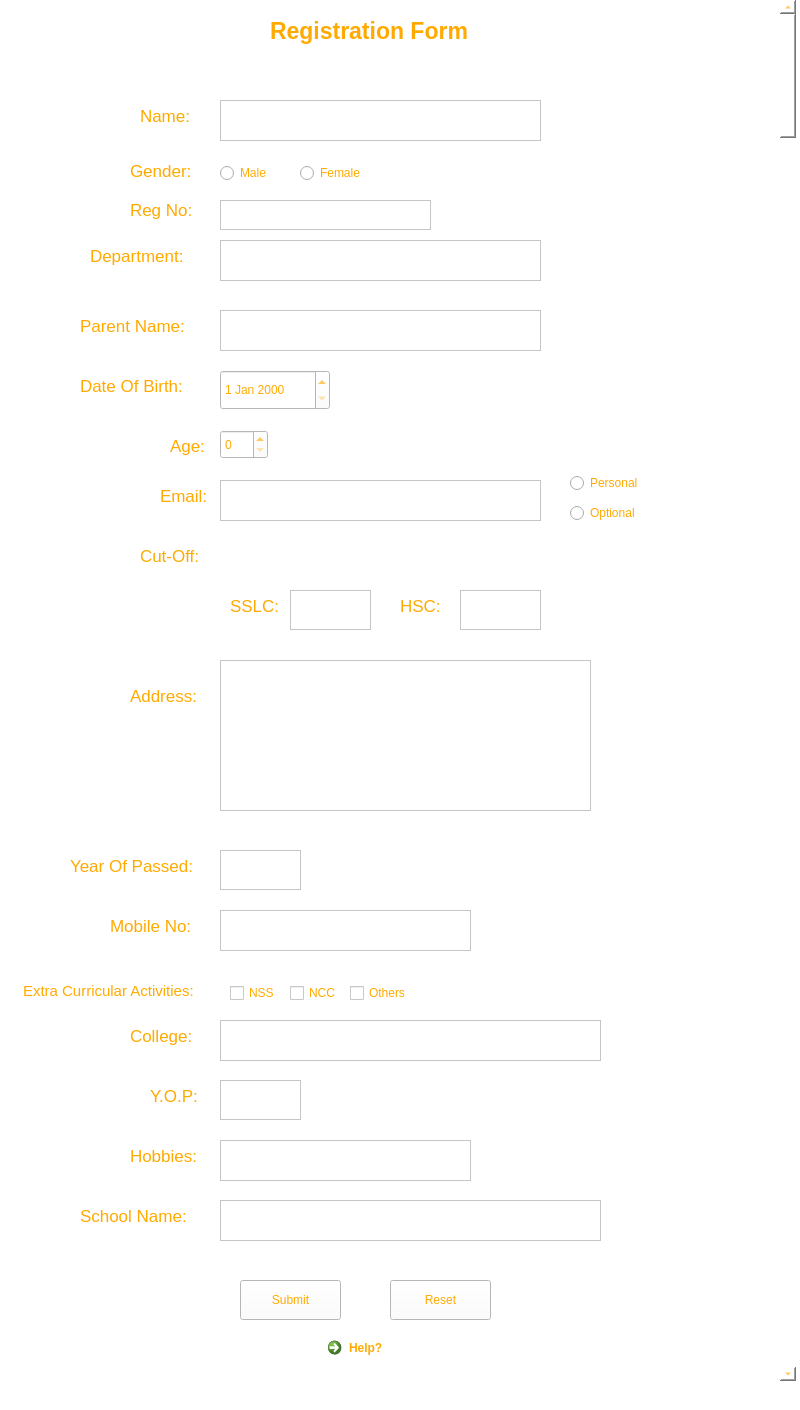
<?xml version="1.0" encoding="UTF-8"?>
<ui version="4.0">
 <class>MainWindow</class>
 <widget class="QMainWindow" name="MainWindow">
  <property name="geometry">
   <rect>
    <x>0</x>
    <y>0</y>
    <width>800</width>
    <height>1410</height>
   </rect>
  </property>
  <property name="windowTitle">
   <string>MainWindow</string>
  </property>
  <property name="styleSheet">
   <string notr="true">color: rgb(255, 170, 0);
background-color: rgb(255, 255, 255);

</string>
  </property>
  <widget class="QWidget" name="centralwidget">
   <widget class="QLabel" name="label">
    <property name="geometry">
     <rect>
      <x>270</x>
      <y>-10</y>
      <width>241</width>
      <height>81</height>
     </rect>
    </property>
    <property name="font">
     <font>
      <pointsize>17</pointsize>
      <bold>true</bold>
     </font>
    </property>
    <property name="text">
     <string>Registration Form</string>
    </property>
   </widget>
   <widget class="QLabel" name="label_2">
    <property name="geometry">
     <rect>
      <x>140</x>
      <y>90</y>
      <width>91</width>
      <height>51</height>
     </rect>
    </property>
    <property name="font">
     <font>
      <pointsize>13</pointsize>
     </font>
    </property>
    <property name="text">
     <string>Name:</string>
    </property>
   </widget>
   <widget class="QTextEdit" name="textEdit">
    <property name="geometry">
     <rect>
      <x>220</x>
      <y>100</y>
      <width>321</width>
      <height>41</height>
     </rect>
    </property>
   </widget>
   <widget class="QLabel" name="label_3">
    <property name="geometry">
     <rect>
      <x>130</x>
      <y>160</y>
      <width>91</width>
      <height>21</height>
     </rect>
    </property>
    <property name="font">
     <font>
      <pointsize>13</pointsize>
     </font>
    </property>
    <property name="text">
     <string>Gender:</string>
    </property>
   </widget>
   <widget class="QRadioButton" name="radioButton">
    <property name="geometry">
     <rect>
      <x>220</x>
      <y>160</y>
      <width>112</width>
      <height>26</height>
     </rect>
    </property>
    <property name="text">
     <string>Male</string>
    </property>
   </widget>
   <widget class="QRadioButton" name="radioButton_2">
    <property name="geometry">
     <rect>
      <x>300</x>
      <y>160</y>
      <width>111</width>
      <height>26</height>
     </rect>
    </property>
    <property name="text">
     <string>Female</string>
    </property>
   </widget>
   <widget class="QLabel" name="label_4">
    <property name="geometry">
     <rect>
      <x>90</x>
      <y>240</y>
      <width>121</width>
      <height>31</height>
     </rect>
    </property>
    <property name="font">
     <font>
      <pointsize>13</pointsize>
     </font>
    </property>
    <property name="text">
     <string>Department:</string>
    </property>
   </widget>
   <widget class="QTextEdit" name="textEdit_3">
    <property name="geometry">
     <rect>
      <x>220</x>
      <y>240</y>
      <width>321</width>
      <height>41</height>
     </rect>
    </property>
   </widget>
   <widget class="QLabel" name="label_5">
    <property name="geometry">
     <rect>
      <x>80</x>
      <y>310</y>
      <width>171</width>
      <height>31</height>
     </rect>
    </property>
    <property name="font">
     <font>
      <pointsize>13</pointsize>
     </font>
    </property>
    <property name="text">
     <string>Parent Name:</string>
    </property>
   </widget>
   <widget class="QTextEdit" name="textEdit_4">
    <property name="geometry">
     <rect>
      <x>220</x>
      <y>310</y>
      <width>321</width>
      <height>41</height>
     </rect>
    </property>
   </widget>
   <widget class="QLabel" name="label_6">
    <property name="geometry">
     <rect>
      <x>80</x>
      <y>370</y>
      <width>171</width>
      <height>31</height>
     </rect>
    </property>
    <property name="font">
     <font>
      <pointsize>13</pointsize>
     </font>
    </property>
    <property name="text">
     <string>Date Of Birth:</string>
    </property>
   </widget>
   <widget class="QDateEdit" name="dateEdit">
    <property name="geometry">
     <rect>
      <x>220</x>
      <y>370</y>
      <width>110</width>
      <height>40</height>
     </rect>
    </property>
   </widget>
   <widget class="QLabel" name="label_7">
    <property name="geometry">
     <rect>
      <x>170</x>
      <y>430</y>
      <width>171</width>
      <height>31</height>
     </rect>
    </property>
    <property name="font">
     <font>
      <pointsize>13</pointsize>
     </font>
    </property>
    <property name="text">
     <string>Age:</string>
    </property>
   </widget>
   <widget class="QSpinBox" name="spinBox">
    <property name="geometry">
     <rect>
      <x>220</x>
      <y>430</y>
      <width>48</width>
      <height>29</height>
     </rect>
    </property>
   </widget>
   <widget class="QLabel" name="label_8">
    <property name="geometry">
     <rect>
      <x>160</x>
      <y>480</y>
      <width>171</width>
      <height>31</height>
     </rect>
    </property>
    <property name="font">
     <font>
      <pointsize>13</pointsize>
     </font>
    </property>
    <property name="text">
     <string>Email:</string>
    </property>
   </widget>
   <widget class="QTextEdit" name="textEdit_5">
    <property name="geometry">
     <rect>
      <x>220</x>
      <y>480</y>
      <width>321</width>
      <height>41</height>
     </rect>
    </property>
   </widget>
   <widget class="QRadioButton" name="radioButton_3">
    <property name="geometry">
     <rect>
      <x>570</x>
      <y>470</y>
      <width>112</width>
      <height>26</height>
     </rect>
    </property>
    <property name="text">
     <string>Personal</string>
    </property>
   </widget>
   <widget class="QRadioButton" name="radioButton_4">
    <property name="geometry">
     <rect>
      <x>570</x>
      <y>500</y>
      <width>112</width>
      <height>26</height>
     </rect>
    </property>
    <property name="text">
     <string>Optional</string>
    </property>
   </widget>
   <widget class="QLabel" name="label_9">
    <property name="geometry">
     <rect>
      <x>140</x>
      <y>540</y>
      <width>171</width>
      <height>31</height>
     </rect>
    </property>
    <property name="font">
     <font>
      <pointsize>13</pointsize>
     </font>
    </property>
    <property name="text">
     <string>Cut-Off:</string>
    </property>
   </widget>
   <widget class="QLabel" name="label_10">
    <property name="geometry">
     <rect>
      <x>230</x>
      <y>590</y>
      <width>171</width>
      <height>31</height>
     </rect>
    </property>
    <property name="font">
     <font>
      <pointsize>13</pointsize>
     </font>
    </property>
    <property name="text">
     <string>SSLC:</string>
    </property>
   </widget>
   <widget class="QTextEdit" name="textEdit_6">
    <property name="geometry">
     <rect>
      <x>290</x>
      <y>590</y>
      <width>81</width>
      <height>40</height>
     </rect>
    </property>
   </widget>
   <widget class="QLabel" name="label_11">
    <property name="geometry">
     <rect>
      <x>400</x>
      <y>590</y>
      <width>171</width>
      <height>31</height>
     </rect>
    </property>
    <property name="font">
     <font>
      <pointsize>13</pointsize>
     </font>
    </property>
    <property name="text">
     <string>HSC:</string>
    </property>
   </widget>
   <widget class="QTextEdit" name="textEdit_7">
    <property name="geometry">
     <rect>
      <x>460</x>
      <y>590</y>
      <width>81</width>
      <height>40</height>
     </rect>
    </property>
   </widget>
   <widget class="QLabel" name="label_12">
    <property name="geometry">
     <rect>
      <x>130</x>
      <y>680</y>
      <width>171</width>
      <height>31</height>
     </rect>
    </property>
    <property name="font">
     <font>
      <pointsize>13</pointsize>
     </font>
    </property>
    <property name="text">
     <string>Address:</string>
    </property>
   </widget>
   <widget class="QPlainTextEdit" name="plainTextEdit">
    <property name="geometry">
     <rect>
      <x>220</x>
      <y>660</y>
      <width>371</width>
      <height>151</height>
     </rect>
    </property>
   </widget>
   <widget class="QLabel" name="label_13">
    <property name="geometry">
     <rect>
      <x>70</x>
      <y>850</y>
      <width>171</width>
      <height>31</height>
     </rect>
    </property>
    <property name="font">
     <font>
      <pointsize>13</pointsize>
     </font>
    </property>
    <property name="text">
     <string>Year Of Passed:</string>
    </property>
   </widget>
   <widget class="QTextEdit" name="textEdit_8">
    <property name="geometry">
     <rect>
      <x>220</x>
      <y>850</y>
      <width>81</width>
      <height>40</height>
     </rect>
    </property>
   </widget>
   <widget class="QLabel" name="label_14">
    <property name="geometry">
     <rect>
      <x>110</x>
      <y>910</y>
      <width>171</width>
      <height>31</height>
     </rect>
    </property>
    <property name="font">
     <font>
      <pointsize>13</pointsize>
     </font>
    </property>
    <property name="text">
     <string>Mobile No:</string>
    </property>
   </widget>
   <widget class="QTextEdit" name="textEdit_9">
    <property name="geometry">
     <rect>
      <x>220</x>
      <y>910</y>
      <width>251</width>
      <height>41</height>
     </rect>
    </property>
   </widget>
   <widget class="QLabel" name="label_15">
    <property name="geometry">
     <rect>
      <x>23</x>
      <y>960</y>
      <width>281</width>
      <height>61</height>
     </rect>
    </property>
    <property name="font">
     <font>
      <pointsize>11</pointsize>
     </font>
    </property>
    <property name="text">
     <string>Extra Curricular Activities:</string>
    </property>
   </widget>
   <widget class="QCheckBox" name="checkBox">
    <property name="geometry">
     <rect>
      <x>230</x>
      <y>980</y>
      <width>93</width>
      <height>26</height>
     </rect>
    </property>
    <property name="text">
     <string>NSS</string>
    </property>
   </widget>
   <widget class="QCheckBox" name="checkBox_2">
    <property name="geometry">
     <rect>
      <x>290</x>
      <y>980</y>
      <width>93</width>
      <height>26</height>
     </rect>
    </property>
    <property name="text">
     <string>NCC</string>
    </property>
   </widget>
   <widget class="QCheckBox" name="checkBox_3">
    <property name="geometry">
     <rect>
      <x>350</x>
      <y>980</y>
      <width>93</width>
      <height>26</height>
     </rect>
    </property>
    <property name="text">
     <string>Others</string>
    </property>
   </widget>
   <widget class="QLabel" name="label_16">
    <property name="geometry">
     <rect>
      <x>130</x>
      <y>200</y>
      <width>91</width>
      <height>20</height>
     </rect>
    </property>
    <property name="font">
     <font>
      <pointsize>13</pointsize>
     </font>
    </property>
    <property name="text">
     <string>Reg No:</string>
    </property>
   </widget>
   <widget class="QTextEdit" name="textEdit_10">
    <property name="geometry">
     <rect>
      <x>220</x>
      <y>200</y>
      <width>211</width>
      <height>30</height>
     </rect>
    </property>
   </widget>
   <widget class="QLabel" name="label_17">
    <property name="geometry">
     <rect>
      <x>130</x>
      <y>1020</y>
      <width>171</width>
      <height>31</height>
     </rect>
    </property>
    <property name="font">
     <font>
      <pointsize>13</pointsize>
     </font>
    </property>
    <property name="text">
     <string>College:</string>
    </property>
   </widget>
   <widget class="QTextEdit" name="textEdit_11">
    <property name="geometry">
     <rect>
      <x>220</x>
      <y>1020</y>
      <width>381</width>
      <height>41</height>
     </rect>
    </property>
   </widget>
   <widget class="QLabel" name="label_18">
    <property name="geometry">
     <rect>
      <x>150</x>
      <y>1080</y>
      <width>171</width>
      <height>31</height>
     </rect>
    </property>
    <property name="font">
     <font>
      <pointsize>13</pointsize>
     </font>
    </property>
    <property name="text">
     <string>Y.O.P:</string>
    </property>
   </widget>
   <widget class="QTextEdit" name="textEdit_12">
    <property name="geometry">
     <rect>
      <x>220</x>
      <y>1080</y>
      <width>81</width>
      <height>40</height>
     </rect>
    </property>
   </widget>
   <widget class="QLabel" name="label_19">
    <property name="geometry">
     <rect>
      <x>130</x>
      <y>1140</y>
      <width>171</width>
      <height>31</height>
     </rect>
    </property>
    <property name="font">
     <font>
      <pointsize>13</pointsize>
     </font>
    </property>
    <property name="text">
     <string>Hobbies:</string>
    </property>
   </widget>
   <widget class="QTextEdit" name="textEdit_13">
    <property name="geometry">
     <rect>
      <x>220</x>
      <y>1140</y>
      <width>251</width>
      <height>41</height>
     </rect>
    </property>
   </widget>
   <widget class="QLabel" name="label_20">
    <property name="geometry">
     <rect>
      <x>80</x>
      <y>1200</y>
      <width>171</width>
      <height>31</height>
     </rect>
    </property>
    <property name="font">
     <font>
      <pointsize>13</pointsize>
     </font>
    </property>
    <property name="text">
     <string>School Name:</string>
    </property>
   </widget>
   <widget class="QTextEdit" name="textEdit_14">
    <property name="geometry">
     <rect>
      <x>220</x>
      <y>1200</y>
      <width>381</width>
      <height>41</height>
     </rect>
    </property>
   </widget>
   <widget class="QPushButton" name="pushButton_2">
    <property name="geometry">
     <rect>
      <x>390</x>
      <y>1280</y>
      <width>101</width>
      <height>40</height>
     </rect>
    </property>
    <property name="font">
     <font>
      <pointsize>9</pointsize>
     </font>
    </property>
    <property name="text">
     <string>Reset</string>
    </property>
   </widget>
   <widget class="QPushButton" name="pushButton_3">
    <property name="geometry">
     <rect>
      <x>240</x>
      <y>1280</y>
      <width>101</width>
      <height>40</height>
     </rect>
    </property>
    <property name="font">
     <font>
      <pointsize>9</pointsize>
     </font>
    </property>
    <property name="text">
     <string>Submit</string>
    </property>
   </widget>
   <widget class="QCommandLinkButton" name="commandLinkButton">
    <property name="geometry">
     <rect>
      <x>320</x>
      <y>1330</y>
      <width>183</width>
      <height>41</height>
     </rect>
    </property>
    <property name="text">
     <string>Help?</string>
    </property>
   </widget>
   <widget class="QScrollBar" name="verticalScrollBar">
    <property name="geometry">
     <rect>
      <x>780</x>
      <y>0</y>
      <width>16</width>
      <height>1381</height>
     </rect>
    </property>
    <property name="orientation">
     <enum>Qt::Vertical</enum>
    </property>
   </widget>
  </widget>
  <widget class="QMenuBar" name="menubar">
   <property name="geometry">
    <rect>
     <x>0</x>
     <y>0</y>
     <width>800</width>
     <height>25</height>
    </rect>
   </property>
  </widget>
  <widget class="QStatusBar" name="statusbar"/>
 </widget>
 <resources/>
 <connections/>
</ui>
